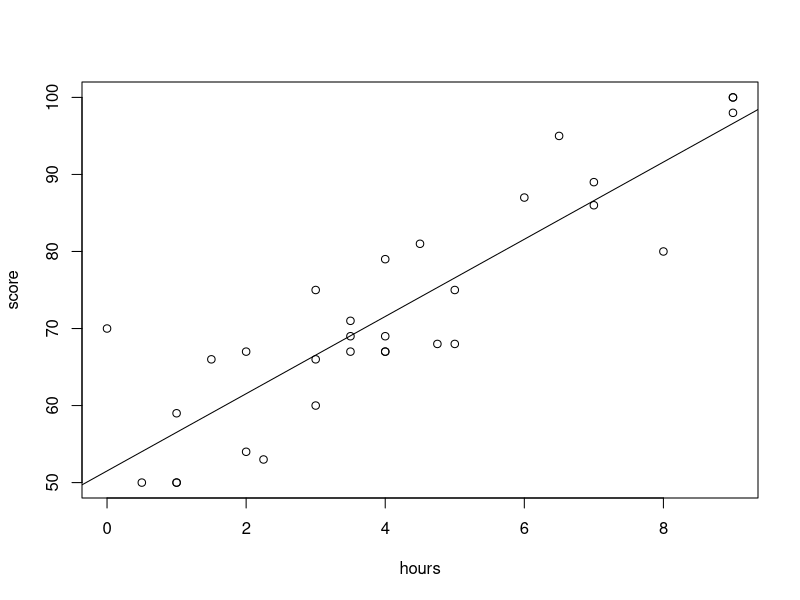
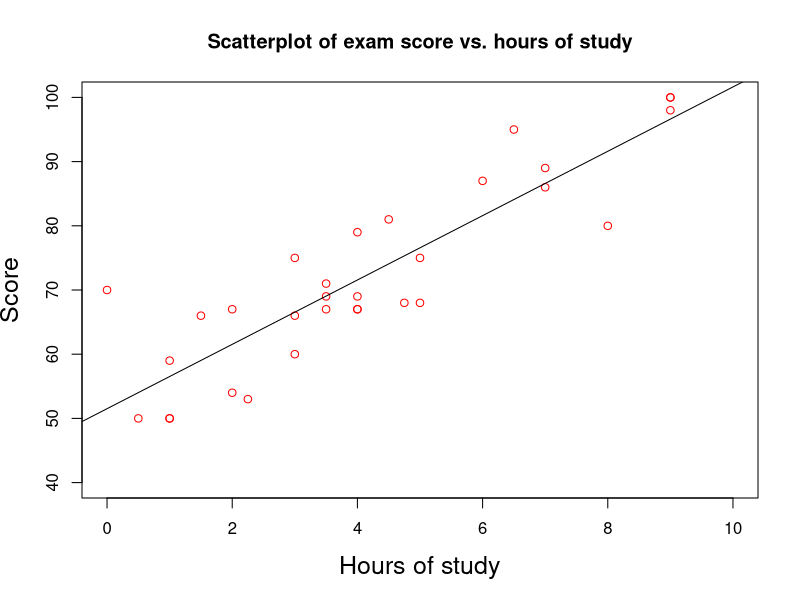
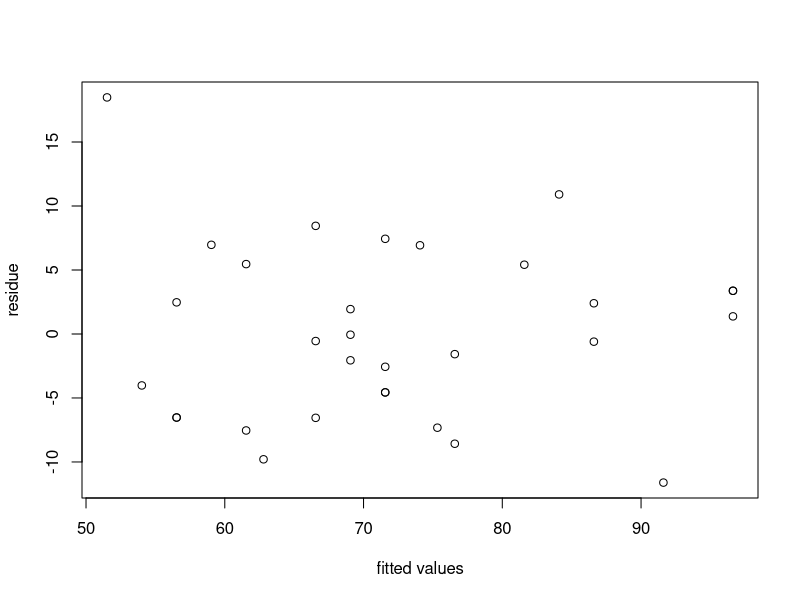
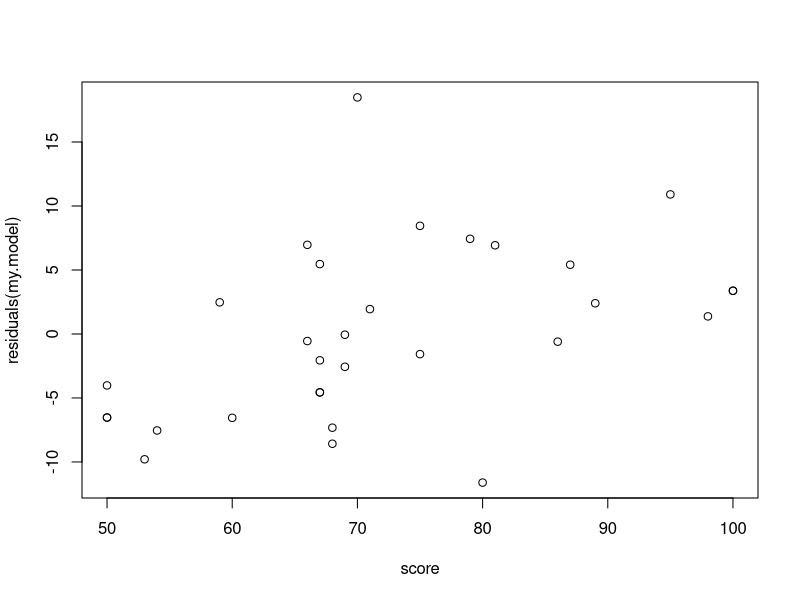
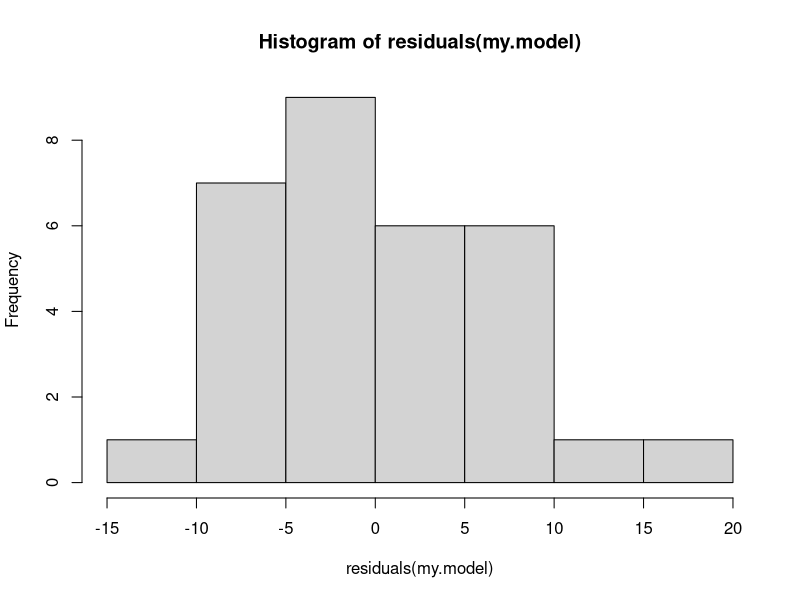
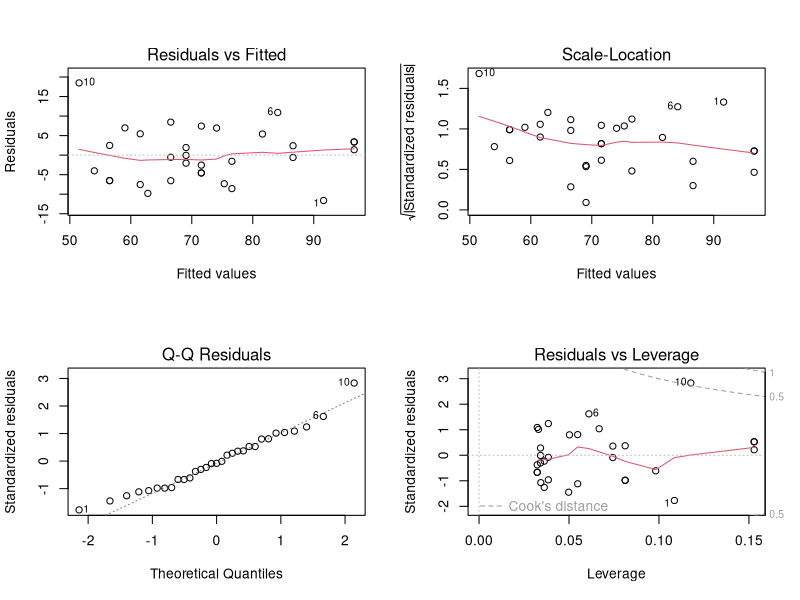
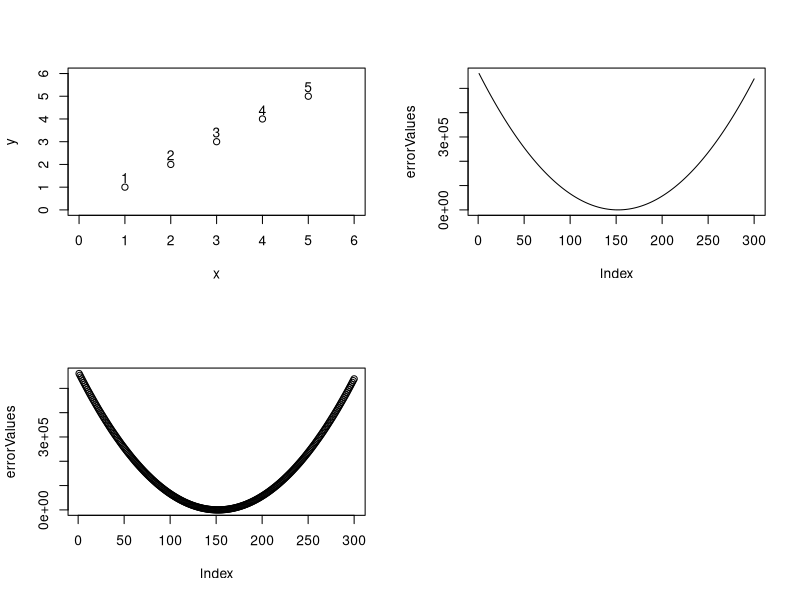

R code for these plots, in order:
################################
### lecture 4 code - CS-555
### Regression
### By: Farshid Alizadeh-Shabdiz
#### 

setwd("/Users/alizadeh/BostonUniversity/CS555_DataAnalysisVisualization/OldLectures/R-Examples-master/Datasets")
getwd()

student <- read.csv("students.csv" , head=TRUE)
student

#study.hours <- student$hours

attach(student)
xbar = mean(hours)
sx = sd(hours)
ybar = mean(score)
sy =  sd(score)

r = cor(hours,score)

beta1 = r*sy/sx
beta1

beta0 = ybar - beta1*xbar 
beta0

m = lm(score ~ hours)
summary(m)

plot(hours , score)
abline(m)

student$id = c(1:31)
m = lm(score ~ hours+student$id)
summary(m)

m = lm(score ~ . , data=student)
summary(m)


##### Example 3
# setwd("SET THE Working Director to THE PATH TO THIS DIRECTORY")
student <- read.csv("students.csv")
student

attach(student)

study.hours<-hours

plot(hours, score, main="Scatterplot of exam score vs. hours of study", xlab="Hours of study", ylab="Score", 
     xlim=c(0,10), ylim=c(40,100), pch=1, col="red", cex.lab=1.5)


#calculate sample correlation
cor(study.hours, score)

cor(score, study.hours)

a <- cor(score, study.hours)
print(a)

my.model <- lm(student$score~student$hours)

# print the linearValues
print(my.model)

# or and use the intercept and score to draw a line 
# abline(51.515, 5.012)

# OR

# or just pass the result values of the lm function to draw a line 
abline(my.model)

# Calculate Confidence Intervals for Model Parameters
confint(my.model)

?confint


# default level is .90
confint(my.model, level = .90)


# report a summary of my model 
summary(my.model)

# create Analysis of Variance Table
anova(my.model)



# fitted values of my model 
fitted(my.model)

# residuals of my model 
resid(my.model)

(sum(fitted(my.model)^2)) / ((sum(resid(my.model)^2)/29))
qf(0.95, df1=1, df2=29)
qf(0.975, df1=1, df2=29)

# plot fitted values 
plot(fitted(my.model), residuals(my.model), axes = T, frame.plot = T, xlab = "fitted values", ylab="residue")


plot(score,  residuals(my.model), axes = T, frame.plot = T)


# histogram of the residuals
hist(residuals(my.model))

++++++
# Something more - not required for the class 
# As an extra task describe what these plots are 
layout(matrix(c(1,2,3,4), 2, 2 ))

plot(my.model)


##### Example 4
# Assume that I have the following data sets for x and y (independent and dependent variables)
x <- c(1, 2, 3, 4, 5)
y <- c(1, 2, 3, 4, 5)

plot(x, y, xlim=c(0,6), ylim=c(0,6))
# let us put a lable on each point
text(x, y+0.4,labels=x)

errorCal <- function(beta0, beta1, x, y){
  
  errorVal <- sum( (y - (beta1 * x + beta0))^2)
  # print(paste("Beta0= ", beta0))
  # print(paste("Beta1= ", beta1))
  # print(errorVal)
  return(errorVal)
}


# Let us assume that we know the beta0 = 0 

# Know we calculate the error value for 200 different beta1 from -100 to 100. 
# Visualize it at the end and you will a see a convex function :) 

errorValues <-c()
beta1Values <-c()
count<-1
for (beta1 in seq(-100, 100, length.out = 300) ){
  beta1Values[count] <- beta1
  errorValues[count] <- errorCal(0, beta1, x , y)
  count <- count + 1
  
}



plot(errorValues)

# create a nice line 
plot(errorValues, type="l")


# text(beta1Values, errorValues+0.4,labels=x)


# We see that the minimum is on zero point. 
min(errorValues)
index<-which(errorValues == min(errorValues))
beta1Values[index]
############# END ####

